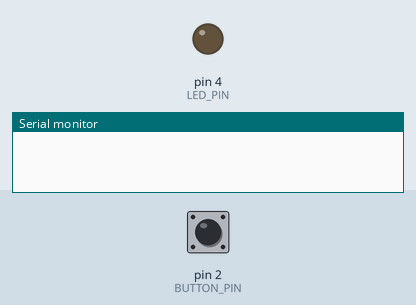
Simulated run of this sketch. Board: Arduino Uno, built with avr-gcc and run on an emulated ATmega328P. Shown: output pins drawn as LEDs (lit = HIGH), the last lines printed to the serial monitor. Inputs (shaded band) come from the test bench; at power-on: pin 2 (BUTTON_PIN) LOW.

Above: at 1.8 s.
1.9 s: pin 2 (BUTTON_PIN) pulled HIGH for 0.6 s
At 2.4 s:
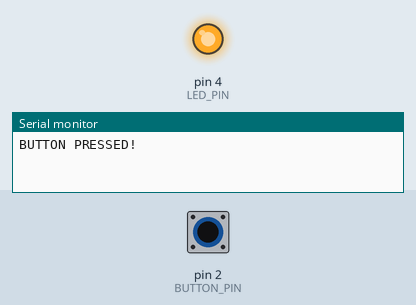
4.0 s: pin 2 (BUTTON_PIN) pulled HIGH for 3.2 s
At 8.6 s:
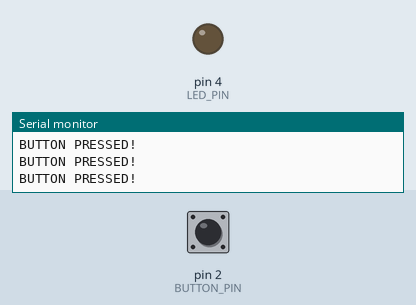
Timing chart, 0 to 10.1 s (numbered marks = the images above; inputs shaded):
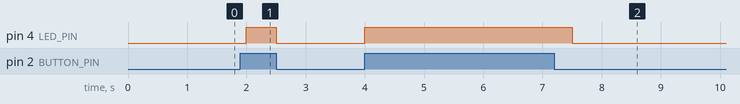

The sketch:

CPE301L_Lab1.ino
```cpp
#define BUTTON_PIN 2
#define LED_PIN 4

void setup() {
  // put your setup code here, to run once:
  pinMode(BUTTON_PIN, INPUT);
  pinMode(LED_PIN, OUTPUT);
  Serial.begin(9600);
}

void loop() {
  // put your main code here, to run repeatedly:
  if(digitalRead(BUTTON_PIN) == HIGH){
        digitalWrite(LED_PIN, HIGH);
        Serial.println("BUTTON PRESSED!");
  }
  else {
    digitalWrite(LED_PIN, LOW);
  }
  delay(500);
}
```

Measured:
- after the input at 1.9 s, pin 4 (LED_PIN): LOW → HIGH after 0.10 s, → LOW 0.50 s later
- after the input at 4.0 s, pin 4 (LED_PIN): LOW → HIGH at once, → LOW 3.5 s later
